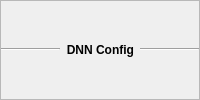
            <widget class="QFrame" name="frameTitle_1">
             <property name="sizePolicy">
              <sizepolicy hsizetype="Preferred" vsizetype="Fixed">
               <horstretch>0</horstretch>
               <verstretch>0</verstretch>
              </sizepolicy>
             </property>
             <property name="frameShape">
              <enum>QFrame::StyledPanel</enum>
             </property>
             <property name="frameShadow">
              <enum>QFrame::Raised</enum>
             </property>
             <layout class="QHBoxLayout" name="horizontalLayout_5">
              <property name="leftMargin">
               <number>0</number>
              </property>
              <property name="topMargin">
               <number>0</number>
              </property>
              <property name="rightMargin">
               <number>0</number>
              </property>
              <property name="bottomMargin">
               <number>0</number>
              </property>
              <item>
               <widget class="Line" name="line_1">
                <property name="orientation">
                 <enum>Qt::Horizontal</enum>
                </property>
               </widget>
              </item>
              <item>
               <widget class="QLabel" name="lblDnnConf">
                <property name="sizePolicy">
                 <sizepolicy hsizetype="Fixed" vsizetype="Fixed">
                  <horstretch>0</horstretch>
                  <verstretch>0</verstretch>
                 </sizepolicy>
                </property>
                <property name="font">
                 <font>
                  <pointsize>9</pointsize>
                  <weight>75</weight>
                  <bold>true</bold>
                 </font>
                </property>
                <property name="text">
                 <string>DNN Config</string>
                </property>
                <property name="alignment">
                 <set>Qt::AlignRight|Qt::AlignTrailing|Qt::AlignVCenter</set>
                </property>
               </widget>
              </item>
              <item>
               <widget class="Line" name="line_4">
                <property name="orientation">
                 <enum>Qt::Horizontal</enum>
                </property>
               </widget>
              </item>
             </layout>
            </widget>
